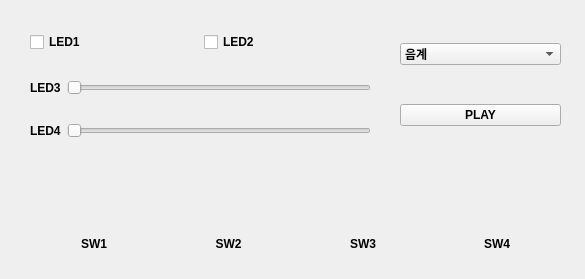
<?xml version="1.0" encoding="UTF-8"?>
<ui version="4.0">
 <class>widget</class>
 <widget class="QWidget" name="widget">
  <property name="geometry">
   <rect>
    <x>0</x>
    <y>0</y>
    <width>585</width>
    <height>279</height>
   </rect>
  </property>
  <property name="windowTitle">
   <string>widget</string>
  </property>
  <widget class="QWidget" name="layoutWidget">
   <property name="geometry">
    <rect>
     <x>30</x>
     <y>10</y>
     <width>341</width>
     <height>151</height>
    </rect>
   </property>
   <layout class="QVBoxLayout" name="verticalLayout">
    <item>
     <layout class="QHBoxLayout" name="horizontalLayout">
      <item>
       <widget class="QCheckBox" name="checkBox_LED1">
        <property name="font">
         <font>
          <weight>75</weight>
          <bold>true</bold>
         </font>
        </property>
        <property name="text">
         <string>LED1</string>
        </property>
       </widget>
      </item>
      <item>
       <widget class="QCheckBox" name="checkBox_LED2">
        <property name="font">
         <font>
          <weight>75</weight>
          <bold>true</bold>
         </font>
        </property>
        <property name="text">
         <string>LED2</string>
        </property>
       </widget>
      </item>
     </layout>
    </item>
    <item>
     <layout class="QHBoxLayout" name="horizontalLayout_2">
      <item>
       <widget class="QLabel" name="label_LED3">
        <property name="font">
         <font>
          <weight>75</weight>
          <bold>true</bold>
         </font>
        </property>
        <property name="text">
         <string>LED3</string>
        </property>
       </widget>
      </item>
      <item>
       <widget class="QSlider" name="Slider_LED3">
        <property name="orientation">
         <enum>Qt::Horizontal</enum>
        </property>
       </widget>
      </item>
     </layout>
    </item>
    <item>
     <layout class="QHBoxLayout" name="horizontalLayout_3">
      <item>
       <widget class="QLabel" name="label_LED4">
        <property name="font">
         <font>
          <weight>75</weight>
          <bold>true</bold>
         </font>
        </property>
        <property name="text">
         <string>LED4</string>
        </property>
       </widget>
      </item>
      <item>
       <widget class="QSlider" name="Slider_LED4">
        <property name="orientation">
         <enum>Qt::Horizontal</enum>
        </property>
       </widget>
      </item>
     </layout>
    </item>
   </layout>
  </widget>
  <widget class="QWidget" name="layoutWidget">
   <property name="geometry">
    <rect>
     <x>400</x>
     <y>10</y>
     <width>161</width>
     <height>151</height>
    </rect>
   </property>
   <layout class="QVBoxLayout" name="verticalLayout_2">
    <item>
     <widget class="QComboBox" name="comboBox_sel">
      <property name="font">
       <font>
        <weight>75</weight>
        <bold>true</bold>
       </font>
      </property>
      <item>
       <property name="text">
        <string>음계</string>
       </property>
      </item>
      <item>
       <property name="text">
        <string>스타워즈</string>
       </property>
      </item>
     </widget>
    </item>
    <item>
     <widget class="QPushButton" name="pushButton_play">
      <property name="font">
       <font>
        <weight>75</weight>
        <bold>true</bold>
       </font>
      </property>
      <property name="text">
       <string>PLAY</string>
      </property>
     </widget>
    </item>
   </layout>
  </widget>
  <widget class="QWidget" name="layoutWidget_2">
   <property name="geometry">
    <rect>
     <x>30</x>
     <y>170</y>
     <width>531</width>
     <height>91</height>
    </rect>
   </property>
   <layout class="QHBoxLayout" name="horizontalLayout_4">
    <item>
     <layout class="QVBoxLayout" name="verticalLayout_3">
      <property name="sizeConstraint">
       <enum>QLayout::SetDefaultConstraint</enum>
      </property>
      <item>
       <widget class="QLabel" name="label_SW_PIC1">
        <property name="minimumSize">
         <size>
          <width>71</width>
          <height>51</height>
         </size>
        </property>
        <property name="text">
         <string/>
        </property>
        <property name="pixmap">
         <pixmap resource="../ex04_SW_LED/resource.qrc">:/image/led_50x50.png</pixmap>
        </property>
        <property name="alignment">
         <set>Qt::AlignCenter</set>
        </property>
       </widget>
      </item>
      <item>
       <widget class="QLabel" name="label_SW_TEXT1">
        <property name="font">
         <font>
          <weight>75</weight>
          <bold>true</bold>
         </font>
        </property>
        <property name="text">
         <string>SW1</string>
        </property>
        <property name="alignment">
         <set>Qt::AlignCenter</set>
        </property>
       </widget>
      </item>
     </layout>
    </item>
    <item>
     <layout class="QVBoxLayout" name="verticalLayout_4">
      <item>
       <widget class="QLabel" name="label_SW_PIC2">
        <property name="minimumSize">
         <size>
          <width>71</width>
          <height>51</height>
         </size>
        </property>
        <property name="text">
         <string/>
        </property>
        <property name="pixmap">
         <pixmap resource="../ex04_SW_LED/resource.qrc">:/image/led_50x50.png</pixmap>
        </property>
        <property name="alignment">
         <set>Qt::AlignCenter</set>
        </property>
       </widget>
      </item>
      <item>
       <widget class="QLabel" name="label_SW_TEXT2">
        <property name="font">
         <font>
          <weight>75</weight>
          <bold>true</bold>
         </font>
        </property>
        <property name="text">
         <string>SW2</string>
        </property>
        <property name="alignment">
         <set>Qt::AlignCenter</set>
        </property>
       </widget>
      </item>
     </layout>
    </item>
    <item>
     <layout class="QVBoxLayout" name="verticalLayout_5">
      <item>
       <widget class="QLabel" name="label_SW_PIC3">
        <property name="minimumSize">
         <size>
          <width>71</width>
          <height>51</height>
         </size>
        </property>
        <property name="text">
         <string/>
        </property>
        <property name="pixmap">
         <pixmap resource="../ex04_SW_LED/resource.qrc">:/image/led_50x50.png</pixmap>
        </property>
        <property name="alignment">
         <set>Qt::AlignCenter</set>
        </property>
       </widget>
      </item>
      <item>
       <widget class="QLabel" name="label_SW_TEXT3">
        <property name="font">
         <font>
          <weight>75</weight>
          <bold>true</bold>
         </font>
        </property>
        <property name="text">
         <string>SW3</string>
        </property>
        <property name="alignment">
         <set>Qt::AlignCenter</set>
        </property>
       </widget>
      </item>
     </layout>
    </item>
    <item>
     <layout class="QVBoxLayout" name="verticalLayout_6">
      <item>
       <widget class="QLabel" name="label_SW_PIC4">
        <property name="minimumSize">
         <size>
          <width>71</width>
          <height>51</height>
         </size>
        </property>
        <property name="layoutDirection">
         <enum>Qt::LeftToRight</enum>
        </property>
        <property name="text">
         <string/>
        </property>
        <property name="pixmap">
         <pixmap resource="../ex04_SW_LED/resource.qrc">:/image/led_50x50.png</pixmap>
        </property>
        <property name="alignment">
         <set>Qt::AlignCenter</set>
        </property>
       </widget>
      </item>
      <item>
       <widget class="QLabel" name="label_SW_TEXT4">
        <property name="font">
         <font>
          <weight>75</weight>
          <bold>true</bold>
         </font>
        </property>
        <property name="layoutDirection">
         <enum>Qt::LeftToRight</enum>
        </property>
        <property name="text">
         <string>SW4</string>
        </property>
        <property name="alignment">
         <set>Qt::AlignCenter</set>
        </property>
       </widget>
      </item>
     </layout>
    </item>
   </layout>
  </widget>
 </widget>
 <resources>
  <include location="../ex04_SW_LED/resource.qrc"/>
 </resources>
 <connections/>
</ui>
